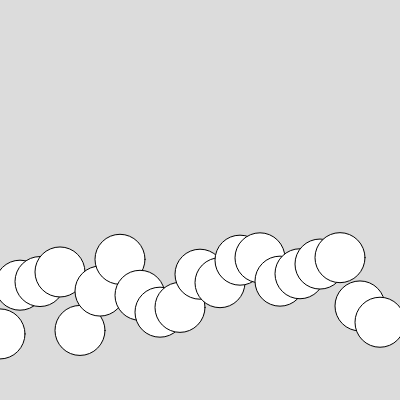
Frame 1 (no input)
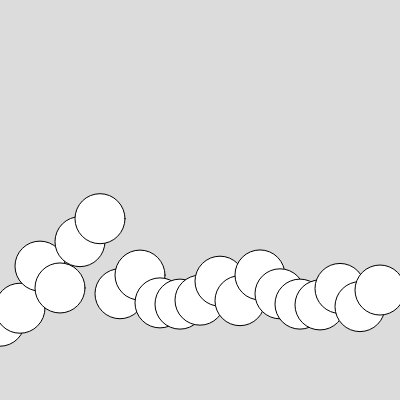
Frame 60 (no input)
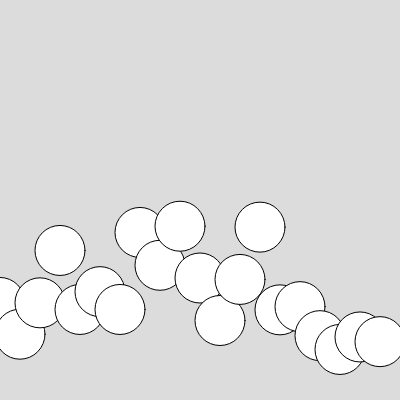
Frame 120 (the mouse pressed at the canvas centre since frame 60)

The p5.js sketch that drew these frames (run headless with seeded random() and noise() and a simulated clock; from frame 60 on, the mouse is pressed at the canvas centre):

// p5.js sketch
// ── sketch.js
// Try using the Perlin noise function instead of sine or cosine to set the y values in Example 3.9


let spacing = 20;
let deltaAngle = 0.5;
let startAngle = 0;
let amplitude = 100;

function setup() {
    createCanvas(400, 400);


}

function draw() {
  
  background(220);
  
  let angle = startAngle;
  
  for (let x = 0; x < width; x += spacing){
    y = map(noise(angle), -1, 1, 0, height);
    angle += deltaAngle;
    circle(x, y, 50);
    }
  
  startAngle += 0.5;

}
